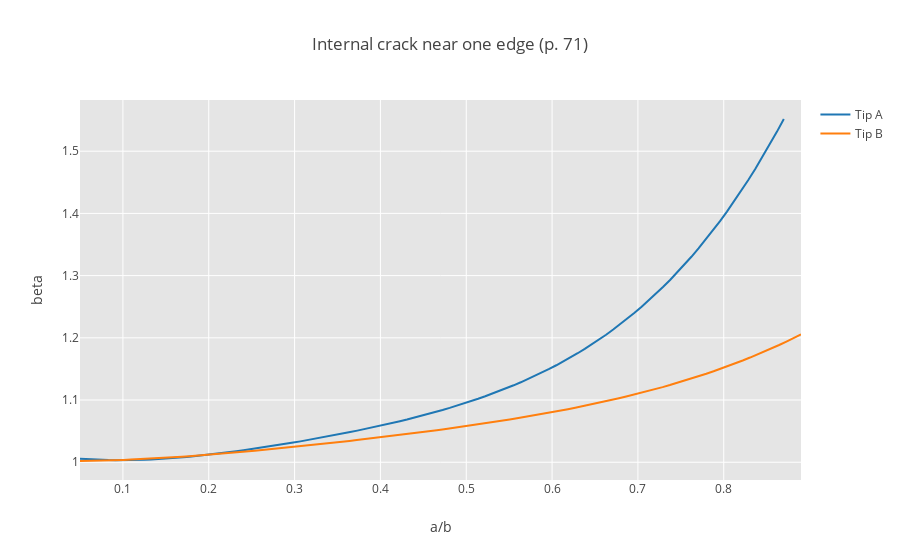

Here is the notebook cell this chart was saved with:
### Code cell
#plot second figure
iplot(fig[1])
